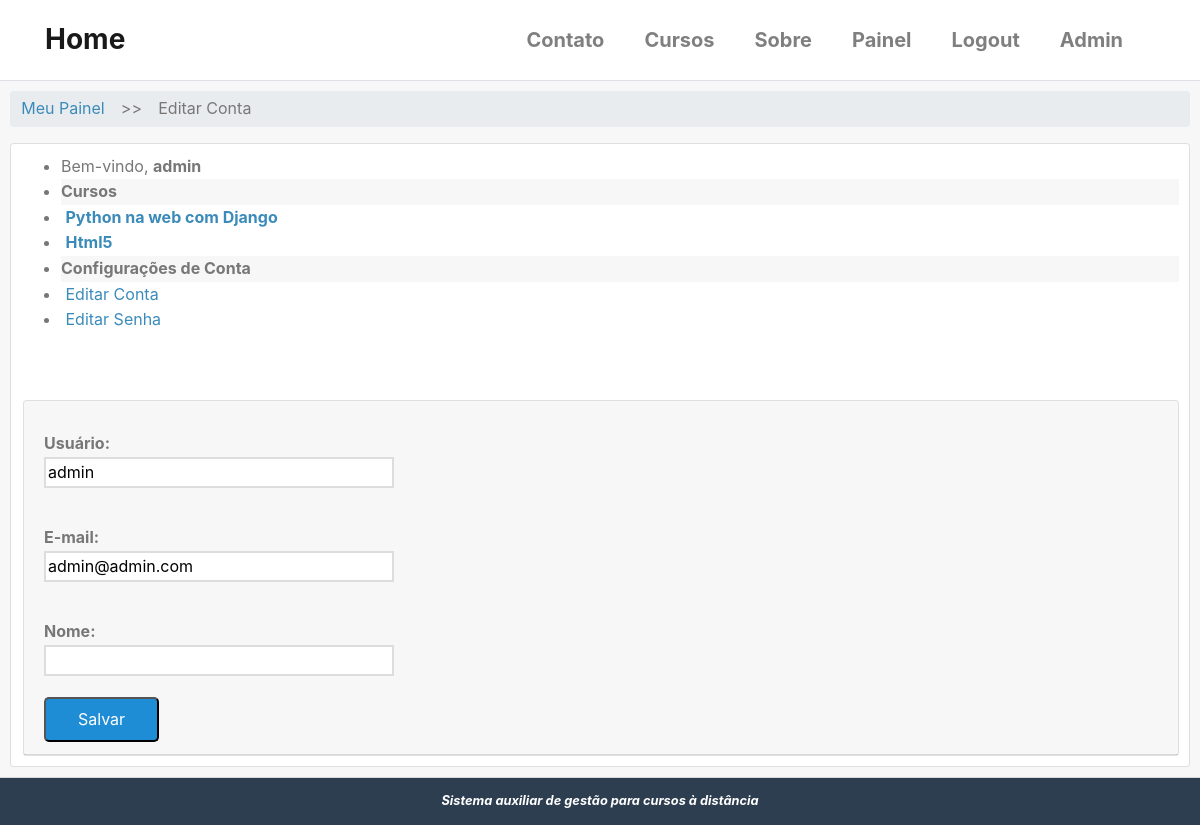
/conta/editar/usuario/ (signed in), run on the app's committed database.
### accounts/models.py (models this page shows, shortened)
class User(AbstractBaseUser, PermissionsMixin):
    username = models.CharField(
        'Usuário', max_length=30, unique=True,
        validators = [validators.RegexValidator(re.compile('^[\w.@+-]+$'),
        'O nome de usuário só pode conter letras, dígitos ou os seguintes caracteres: @/ ./ +/ -/ _',
        'Usuário inválido ou já existente!')]
    )
    email = models.EmailField('E-mail', unique=True)
    name = models.CharField('Nome', max_length=100, blank=True)
    is_active = models.BooleanField('Está ativo?', blank=True, default=True)
    is_staff = models.BooleanField('É da equipe?', blank=True, default=False)
    date_joined = models.DateTimeField('Data de Entrada', auto_now_add=True)
    objects = UserManager()
    USERNAME_FIELD = 'username'
    REQUIRED_FIELDS = ['email']
    class Meta:
        verbose_name = 'Usuário'
        verbose_name_plural = 'Usuários'
    def __str__(self):
        return self.name or self.username

### cursos/models.py (models this page shows, shortened)
class Enrollment(models.Model):
    STATUS_CHOICES = (
        (0, 'Pendente'),
        (1, 'Aprovado'),
        (2, 'Cancelado'),
        (3, 'Recusado'),
    )
    usuario = models.ForeignKey(
        settings.AUTH_USER_MODEL, verbose_name='Usuário',
        related_name='enrollments', on_delete=models.DO_NOTHING
    )
    curso = models.ForeignKey(
        Cursos, verbose_name='Curso',
        related_name='enrollments', on_delete=models.DO_NOTHING
    )
    status = models.ImageField('Situação',
        choices=STATUS_CHOICES, default=0, blank=True
    )
    created_at = models.DateTimeField('Criado em', auto_now_add = True)
    updated_at = models.DateTimeField('Atualizado em ', auto_now_add = True)
    class Meta:
        verbose_name = 'Inscrição'
        verbose_name_plural = 'Inscrições'
        """
        unique_together/unicidade - combina a unicidade entre cursos e usuário,
        ou seja, cada usuário se increve apenas uma vez para cada curso.
        """
        unique_together = (('usuario', 'curso'),)

class Cursos(models.Model):
    nome = models.CharField('Nome', max_length = 100)
    slug = models.SlugField('Atalho')
    descricao = models.TextField('Descrição Simples', blank = True)
    sobre = models.TextField('Sobre o Curso', blank = True)
    start_date = models.DateField(
        'Data de início', null = True, blank = True,
        )
    imagem = models.ImageField(
        upload_to = 'cursos/imagens', verbose_name = 'Imagem',
        null = True, blank = True
        )
    created_at = models.DateTimeField('Criado em', auto_now_add = True)
    updated_at = models.DateTimeField('Atualizado em ', auto_now_add = True)
    objects = CursosManager()
    def __str__(self):
        return self.nome
    class Meta:
        verbose_name = 'Curso'
        verbose_name_plural = 'Cursos'
        ordering = ['nome'] # ['-name'] ordem decrescente

### accounts/views.py (the view)
# urls.py: path('editar/usuario/', views.editar_usuario, name='editar_usuario'),
@login_required
def editar_usuario(request):
    template_name = 'accounts/editar_usuario.html'
    context = {}
    if request.method == 'POST':
        form = EditarUsuarioForm(request.POST, instance=request.user)
        if form.is_valid():
            form.save()
            messages.success(request,
                'Dados alterados com sucesso!!!'
                )
            return redirect('accounts:painel')
    else:
        form = EditarUsuarioForm(instance=request.user)
    context['form'] = form
    return render(request, template_name, context)

### accounts/forms.py
class EditarUsuarioForm(forms.ModelForm):
    class Meta:
        model = User
        fields = ['username', 'email', 'name']

### cursos/templatetags/cursos_tags.py (called while the page is built)
@register.simple_tag
def listar_meus_cursos(user):
    return Enrollment.objects.filter(usuario=user)

### templates/accounts/editar_usuario.html (shortened to what this page needs)
{% extends "accounts/dashboard.html" %}
{% block breadcrumb %}
    {{ block.super }}
    <li style='margin: 5px;'>>></li>
    <li><a>Editar Conta</a></li>
{% endblock %}
{% block dashboard_content %}
<form class="pure-form pure-form-stacked" method="POST">
    <fieldset>
        {% for field in form %}
        <div class="pure-control-group">
            <p style='padding: 0; margin: 2px 0 0 0;'>{{ field.label_tag }}</p>
            {{ field }}
        </div>
        {% endfor %}
        <div class="pure-controls">
            <button type="submit"
            class="pure-button pure-button-primary">
            Salvar</button>
        </div>
    </fieldset>
</form>
{% endblock %}

### templates/accounts/dashboard.html (shortened to what this page needs)
{% extends "base.html" %}
{% load static %}
{% load cursos_tags %}
{% block content %}
{% listar_meus_cursos user as enrollments %}
<div class="card-header" style='padding: 10px;'>
    <div class="">
        <ul class="breadcrumb pure-menu-heading">
            {% block breadcrumb %}
            <li><a class="" href="{% url 'accounts:painel' %}">Meu Painel</a></li>
            {% endblock %}
        </ul>
    </div>
    <div class="card" style='margin: auto;padding: 10px;'>
        <div class="pure-g-r content-ribbon">
            <div class="pure-u-1-3">
                <div class="pure-menu pure-menu-open">
                    <ul>
                        <li class="pure-menu-heading">
                            Bem-vindo, <strong>{{ user }}</strong>
                        </li>
                        {% block menu_options %}
                        <li class="font-weight-bold pure-menu-heading" style='margin-top: 0; background-color:rgba(0,0,0,.03);'>Cursos</li>
                        {% for enrollment in enrollments %}
                        <li>
                            <a href="{% url 'cursos:anuncios' enrollment.curso.slug %}">
                                <strong>{{ enrollment.curso }}</strong>
                            </a>
                        </li>
                        {% empty %}
                        <li style='padding: 5px 0 5px 15px;'>Não há inscrições</li>
                        {% endfor %}
                        <li class="font-weight-bold pure-menu-heading" style='margin-top: 0; background-color:rgba(0,0,0,.03);'>Configurações de Conta</li>
                        <li>
                            <a href="{% url 'accounts:editar_usuario' %}">
                                Editar Conta
                            </a>
                        </li>
                        <li>
                            <a href="{% url 'accounts:editar_senha' %}">
                            Editar Senha</a>
                        </li>
                        {% endblock menu_options %}
                    </ul>
                </div><br>
            </div>
            <br>
            <div class="pure-u-2-3">
                <div class="card" style = 'margin-left: 2px;'>
                    <div class="card-header">
                    {% block dashboard_content %}{% endblock %}
                    </div>
                </div>
            </div>
        </div>
    </div>
</div>
{% endblock content %}

### static/css/styles1.css (style rules this page uses)
* { -webkit-box-sizing: border-box; -moz-box-sizing: border-box; box-sizing: border-box; }
a { color: #3b8bba; }
.pure-form label { margin: 1em 0 0; font-weight: bold; font-size: 100%; }
.pure-form input[type], .pure-form textarea, .pure-form select { border: 2px solid #ddd; box-shadow: none; font-size: 100%; width: 100%; max-width: 350px; margin-bottom: 0.3em; }
.pure-form .pure-control-group { margin-bottom: 1em; }
.pure-button-primary { background-color: #1f8dd6; color: white; padding: 0.5em 2em; border-radius: 5px; }
ul.breadcrumb { padding: 0; }
ul.breadcrumb li { display: inline-block; }
ul.breadcrumb li a { display: inline-block; padding: 0.3em 0.7em; }
a { color: #3b8bba; text-decoration: none; }

### data on the page
User: name+username "admin", form "admin" "admin@admin.com"
Enrollment: curso "Python na web com Django"
Enrollment: curso "Html5"

### other printed values
{{ field.label_tag }} "Usuário:" "E-mail:" "Nome:"
